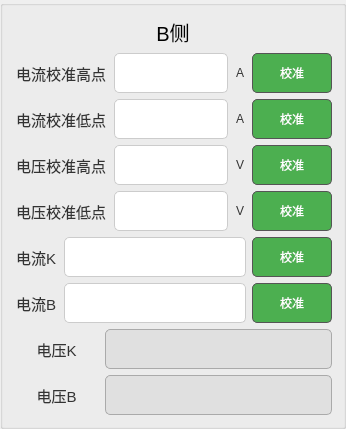
    <widget class="QGroupBox" name="groupBox_2">
     <property name="title">
      <string/>
     </property>
     <layout class="QVBoxLayout" name="verticalLayout_2">
      <item>
       <widget class="QLabel" name="label_2">
        <property name="font">
         <font>
          <pointsize>15</pointsize>
         </font>
        </property>
        <property name="text">
         <string>B侧</string>
        </property>
        <property name="alignment">
         <set>Qt::AlignCenter</set>
        </property>
       </widget>
      </item>
      <item>
       <layout class="QHBoxLayout" name="horizontalLayout_5">
        <item>
         <widget class="QLabel" name="label_11">
          <property name="minimumSize">
           <size>
            <width>0</width>
            <height>40</height>
           </size>
          </property>
          <property name="font">
           <font>
            <family>Microsoft YaHei UI</family>
            <pointsize>-1</pointsize>
           </font>
          </property>
          <property name="styleSheet">
           <string notr="true">/* QLabel 样式 */
QLabel {
    padding: 2px;
    font-size: 15px;
    color: #333;
}</string>
          </property>
          <property name="text">
           <string>电流校准高点</string>
          </property>
          <property name="alignment">
           <set>Qt::AlignCenter</set>
          </property>
         </widget>
        </item>
        <item>
         <widget class="QLineEdit" name="lineEdit_6">
          <property name="minimumSize">
           <size>
            <width>0</width>
            <height>40</height>
           </size>
          </property>
          <property name="styleSheet">
           <string notr="true">QLineEdit {
    padding: 3px;
    border: 1px solid #ccc;
    border-radius: 5px;
    background-color: white; /* 启用状态背景色为白色 */
    selection-background-color: darkgray;
}

QLineEdit:disabled {
    background-color: #e0e0e0; /* 禁用状态背景色为浅灰色 */
    border: 1px solid #aaa;    /* 禁用状态边框颜色 */
    color: #888;              /* 禁用状态字体颜色 */
}
</string>
          </property>
          <property name="text">
           <string/>
          </property>
          <property name="alignment">
           <set>Qt::AlignCenter</set>
          </property>
         </widget>
        </item>
        <item>
         <widget class="QLabel" name="label_12">
          <property name="minimumSize">
           <size>
            <width>0</width>
            <height>40</height>
           </size>
          </property>
          <property name="font">
           <font>
            <pointsize>-1</pointsize>
           </font>
          </property>
          <property name="styleSheet">
           <string notr="true">/* QLabel 样式 */
QLabel {
    padding: 2px;
    font-size: 12px;
    color: #333;
}</string>
          </property>
          <property name="text">
           <string>A</string>
          </property>
          <property name="alignment">
           <set>Qt::AlignCenter</set>
          </property>
         </widget>
        </item>
        <item>
         <widget class="QPushButton" name="pushButton_6">
          <property name="minimumSize">
           <size>
            <width>80</width>
            <height>40</height>
           </size>
          </property>
          <property name="styleSheet">
           <string notr="true">/* QPushButton 样式 */
QPushButton {
    padding: 5px 10px;
    border: 1px solid #555;
    border-radius: 5px;
    background-color: #4CAF50; /* 启用状态的背景色 */
    color: white; /* 启用状态的字体颜色 */
    transition: all 0.2s ease; /* 平滑过渡效果 */
}

/* 禁用状态 */
QPushButton:disabled {
    background-color: #ccc; /* 禁用状态的背景色 */
    border: 1px solid #aaa; /* 禁用状态的边框颜色 */
    color: #777; /* 禁用状态的字体颜色 */
}

/* 鼠标悬浮效果 */
QPushButton:hover {
    background-color: #45a049; /* 悬浮时背景色加深 */
    border-color: #4CAF50; /* 边框颜色更明显 */
}

/* 按钮按下效果 */
QPushButton:pressed {
    background-color: #388e3c; /* 按下时背景色更深 */
    border-color: #2e7d32; /* 按下时边框颜色变深 */
    transform: translateY(2px); /* 按下时按钮下移产生下陷效果 */
}
</string>
          </property>
          <property name="text">
           <string>校准</string>
          </property>
         </widget>
        </item>
       </layout>
      </item>
      <item>
       <layout class="QHBoxLayout" name="horizontalLayout_6">
        <item>
         <widget class="QLabel" name="label_13">
          <property name="minimumSize">
           <size>
            <width>0</width>
            <height>40</height>
           </size>
          </property>
          <property name="font">
           <font>
            <family>Microsoft YaHei UI</family>
            <pointsize>-1</pointsize>
           </font>
          </property>
          <property name="styleSheet">
           <string notr="true">/* QLabel 样式 */
QLabel {
    padding: 2px;
    font-size: 15px;
    color: #333;
}</string>
          </property>
          <property name="text">
           <string>电流校准低点</string>
          </property>
          <property name="alignment">
           <set>Qt::AlignCenter</set>
          </property>
         </widget>
        </item>
        <item>
         <widget class="QLineEdit" name="lineEdit_7">
          <property name="minimumSize">
           <size>
            <width>0</width>
            <height>40</height>
           </size>
          </property>
          <property name="styleSheet">
           <string notr="true">QLineEdit {
    padding: 3px;
    border: 1px solid #ccc;
    border-radius: 5px;
    background-color: white; /* 启用状态背景色为白色 */
    selection-background-color: darkgray;
}

QLineEdit:disabled {
    background-color: #e0e0e0; /* 禁用状态背景色为浅灰色 */
    border: 1px solid #aaa;    /* 禁用状态边框颜色 */
    color: #888;              /* 禁用状态字体颜色 */
}
</string>
          </property>
          <property name="text">
           <string/>
          </property>
          <property name="alignment">
           <set>Qt::AlignCenter</set>
          </property>
         </widget>
        </item>
        <item>
         <widget class="QLabel" name="label_14">
          <property name="minimumSize">
           <size>
            <width>0</width>
            <height>40</height>
           </size>
          </property>
          <property name="font">
           <font>
            <pointsize>-1</pointsize>
           </font>
          </property>
          <property name="styleSheet">
           <string notr="true">/* QLabel 样式 */
QLabel {
    padding: 2px;
    font-size: 12px;
    color: #333;
}</string>
          </property>
          <property name="text">
           <string>A</string>
          </property>
          <property name="alignment">
           <set>Qt::AlignCenter</set>
          </property>
         </widget>
        </item>
        <item>
         <widget class="QPushButton" name="pushButton_7">
          <property name="minimumSize">
           <size>
            <width>80</width>
            <height>40</height>
           </size>
          </property>
          <property name="styleSheet">
           <string notr="true">/* QPushButton 样式 */
QPushButton {
    padding: 5px 10px;
    border: 1px solid #555;
    border-radius: 5px;
    background-color: #4CAF50; /* 启用状态的背景色 */
    color: white; /* 启用状态的字体颜色 */
    transition: all 0.2s ease; /* 平滑过渡效果 */
}

/* 禁用状态 */
QPushButton:disabled {
    background-color: #ccc; /* 禁用状态的背景色 */
    border: 1px solid #aaa; /* 禁用状态的边框颜色 */
    color: #777; /* 禁用状态的字体颜色 */
}

/* 鼠标悬浮效果 */
QPushButton:hover {
    background-color: #45a049; /* 悬浮时背景色加深 */
    border-color: #4CAF50; /* 边框颜色更明显 */
}

/* 按钮按下效果 */
QPushButton:pressed {
    background-color: #388e3c; /* 按下时背景色更深 */
    border-color: #2e7d32; /* 按下时边框颜色变深 */
    transform: translateY(2px); /* 按下时按钮下移产生下陷效果 */
}
</string>
          </property>
          <property name="text">
           <string>校准</string>
          </property>
         </widget>
        </item>
       </layout>
      </item>
      <item>
       <layout class="QHBoxLayout" name="horizontalLayout_7">
        <item>
         <widget class="QLabel" name="label_15">
          <property name="minimumSize">
           <size>
            <width>0</width>
            <height>40</height>
           </size>
          </property>
          <property name="font">
           <font>
            <family>Microsoft YaHei UI</family>
            <pointsize>-1</pointsize>
           </font>
          </property>
          <property name="styleSheet">
           <string notr="true">/* QLabel 样式 */
QLabel {
    padding: 2px;
    font-size: 15px;
    color: #333;
}</string>
          </property>
          <property name="text">
           <string>电压校准高点</string>
          </property>
          <property name="alignment">
           <set>Qt::AlignCenter</set>
          </property>
         </widget>
        </item>
        <item>
         <widget class="QLineEdit" name="lineEdit_8">
          <property name="minimumSize">
           <size>
            <width>0</width>
            <height>40</height>
           </size>
          </property>
          <property name="styleSheet">
           <string notr="true">QLineEdit {
    padding: 3px;
    border: 1px solid #ccc;
    border-radius: 5px;
    background-color: white; /* 启用状态背景色为白色 */
    selection-background-color: darkgray;
}

QLineEdit:disabled {
    background-color: #e0e0e0; /* 禁用状态背景色为浅灰色 */
    border: 1px solid #aaa;    /* 禁用状态边框颜色 */
    color: #888;              /* 禁用状态字体颜色 */
}
</string>
          </property>
          <property name="text">
           <string/>
          </property>
          <property name="alignment">
           <set>Qt::AlignCenter</set>
          </property>
         </widget>
        </item>
        <item>
         <widget class="QLabel" name="label_16">
          <property name="minimumSize">
           <size>
            <width>0</width>
            <height>40</height>
           </size>
          </property>
          <property name="font">
           <font>
            <pointsize>-1</pointsize>
           </font>
          </property>
          <property name="styleSheet">
           <string notr="true">/* QLabel 样式 */
QLabel {
    padding: 2px;
    font-size: 12px;
    color: #333;
}</string>
          </property>
          <property name="text">
           <string>V</string>
          </property>
          <property name="alignment">
           <set>Qt::AlignCenter</set>
          </property>
         </widget>
        </item>
        <item>
         <widget class="QPushButton" name="pushButton_8">
          <property name="minimumSize">
           <size>
            <width>80</width>
            <height>40</height>
           </size>
          </property>
          <property name="styleSheet">
           <string notr="true">/* QPushButton 样式 */
QPushButton {
    padding: 5px 10px;
    border: 1px solid #555;
    border-radius: 5px;
    background-color: #4CAF50; /* 启用状态的背景色 */
    color: white; /* 启用状态的字体颜色 */
    transition: all 0.2s ease; /* 平滑过渡效果 */
}

/* 禁用状态 */
QPushButton:disabled {
    background-color: #ccc; /* 禁用状态的背景色 */
    border: 1px solid #aaa; /* 禁用状态的边框颜色 */
    color: #777; /* 禁用状态的字体颜色 */
}

/* 鼠标悬浮效果 */
QPushButton:hover {
    background-color: #45a049; /* 悬浮时背景色加深 */
    border-color: #4CAF50; /* 边框颜色更明显 */
}

/* 按钮按下效果 */
QPushButton:pressed {
    background-color: #388e3c; /* 按下时背景色更深 */
    border-color: #2e7d32; /* 按下时边框颜色变深 */
    transform: translateY(2px); /* 按下时按钮下移产生下陷效果 */
}
</string>
          </property>
          <property name="text">
           <string>校准</string>
          </property>
         </widget>
        </item>
       </layout>
      </item>
      <item>
       <layout class="QHBoxLayout" name="horizontalLayout_8">
        <item>
         <widget class="QLabel" name="label_17">
          <property name="minimumSize">
           <size>
            <width>0</width>
            <height>40</height>
           </size>
          </property>
          <property name="font">
           <font>
            <family>Microsoft YaHei UI</family>
            <pointsize>-1</pointsize>
           </font>
          </property>
          <property name="styleSheet">
           <string notr="true">/* QLabel 样式 */
QLabel {
    padding: 2px;
    font-size: 15px;
    color: #333;
}</string>
          </property>
          <property name="text">
           <string>电压校准低点</string>
          </property>
          <property name="alignment">
           <set>Qt::AlignCenter</set>
          </property>
         </widget>
        </item>
        <item>
         <widget class="QLineEdit" name="lineEdit_9">
          <property name="minimumSize">
           <size>
            <width>0</width>
            <height>40</height>
           </size>
          </property>
          <property name="styleSheet">
           <string notr="true">QLineEdit {
    padding: 3px;
    border: 1px solid #ccc;
    border-radius: 5px;
    background-color: white; /* 启用状态背景色为白色 */
    selection-background-color: darkgray;
}

QLineEdit:disabled {
    background-color: #e0e0e0; /* 禁用状态背景色为浅灰色 */
    border: 1px solid #aaa;    /* 禁用状态边框颜色 */
    color: #888;              /* 禁用状态字体颜色 */
}
</string>
          </property>
          <property name="text">
           <string/>
          </property>
          <property name="alignment">
           <set>Qt::AlignCenter</set>
          </property>
         </widget>
        </item>
        <item>
         <widget class="QLabel" name="label_18">
          <property name="minimumSize">
           <size>
            <width>0</width>
            <height>40</height>
           </size>
          </property>
          <property name="font">
           <font>
            <pointsize>-1</pointsize>
           </font>
          </property>
          <property name="styleSheet">
           <string notr="true">/* QLabel 样式 */
QLabel {
    padding: 2px;
    font-size: 12px;
    color: #333;
}</string>
          </property>
          <property name="text">
           <string>V</string>
          </property>
          <property name="alignment">
           <set>Qt::AlignCenter</set>
          </property>
         </widget>
        </item>
        <item>
         <widget class="QPushButton" name="pushButton_9">
          <property name="minimumSize">
           <size>
            <width>80</width>
            <height>40</height>
           </size>
          </property>
          <property name="styleSheet">
           <string notr="true">/* QPushButton 样式 */
QPushButton {
    padding: 5px 10px;
    border: 1px solid #555;
    border-radius: 5px;
    background-color: #4CAF50; /* 启用状态的背景色 */
    color: white; /* 启用状态的字体颜色 */
    transition: all 0.2s ease; /* 平滑过渡效果 */
}

/* 禁用状态 */
QPushButton:disabled {
    background-color: #ccc; /* 禁用状态的背景色 */
    border: 1px solid #aaa; /* 禁用状态的边框颜色 */
    color: #777; /* 禁用状态的字体颜色 */
}

/* 鼠标悬浮效果 */
QPushButton:hover {
    background-color: #45a049; /* 悬浮时背景色加深 */
    border-color: #4CAF50; /* 边框颜色更明显 */
}

/* 按钮按下效果 */
QPushButton:pressed {
    background-color: #388e3c; /* 按下时背景色更深 */
    border-color: #2e7d32; /* 按下时边框颜色变深 */
    transform: translateY(2px); /* 按下时按钮下移产生下陷效果 */
}
</string>
          </property>
          <property name="text">
           <string>校准</string>
          </property>
         </widget>
        </item>
       </layout>
      </item>
      <item>
       <layout class="QHBoxLayout" name="horizontalLayout_13">
        <item>
         <widget class="QLabel" name="label_23">
          <property name="minimumSize">
           <size>
            <width>0</width>
            <height>40</height>
           </size>
          </property>
          <property name="font">
           <font>
            <family>Microsoft YaHei UI</family>
            <pointsize>-1</pointsize>
           </font>
          </property>
          <property name="styleSheet">
           <string notr="true">/* QLabel 样式 */
QLabel {
    padding: 2px;
    font-size: 15px;
    color: #333;
}</string>
          </property>
          <property name="text">
           <string>电流K</string>
          </property>
          <property name="alignment">
           <set>Qt::AlignCenter</set>
          </property>
         </widget>
        </item>
        <item>
         <widget class="QLineEdit" name="l20">
          <property name="enabled">
           <bool>true</bool>
          </property>
          <property name="minimumSize">
           <size>
            <width>0</width>
            <height>40</height>
           </size>
          </property>
          <property name="styleSheet">
           <string notr="true">QLineEdit {
    padding: 3px;
    border: 1px solid #ccc;
    border-radius: 5px;
    background-color: white; /* 启用状态背景色为白色 */
    selection-background-color: darkgray;
}

QLineEdit:disabled {
    background-color: #e0e0e0; /* 禁用状态背景色为浅灰色 */
    border: 1px solid #aaa;    /* 禁用状态边框颜色 */
    color: #888;              /* 禁用状态字体颜色 */
}
</string>
          </property>
          <property name="text">
           <string/>
          </property>
          <property name="alignment">
           <set>Qt::AlignCenter</set>
          </property>
         </widget>
        </item>
        <item>
         <widget class="QPushButton" name="pushButton_12">
          <property name="minimumSize">
           <size>
            <width>80</width>
            <height>40</height>
           </size>
          </property>
          <property name="styleSheet">
           <string notr="true">/* QPushButton 样式 */
QPushButton {
    padding: 5px 10px;
    border: 1px solid #555;
    border-radius: 5px;
    background-color: #4CAF50; /* 启用状态的背景色 */
    color: white; /* 启用状态的字体颜色 */
    transition: all 0.2s ease; /* 平滑过渡效果 */
}

/* 禁用状态 */
QPushButton:disabled {
    background-color: #ccc; /* 禁用状态的背景色 */
    border: 1px solid #aaa; /* 禁用状态的边框颜色 */
    color: #777; /* 禁用状态的字体颜色 */
}

/* 鼠标悬浮效果 */
QPushButton:hover {
    background-color: #45a049; /* 悬浮时背景色加深 */
    border-color: #4CAF50; /* 边框颜色更明显 */
}

/* 按钮按下效果 */
QPushButton:pressed {
    background-color: #388e3c; /* 按下时背景色更深 */
    border-color: #2e7d32; /* 按下时边框颜色变深 */
    transform: translateY(2px); /* 按下时按钮下移产生下陷效果 */
}
</string>
          </property>
          <property name="text">
           <string>校准</string>
          </property>
         </widget>
        </item>
       </layout>
      </item>
      <item>
       <layout class="QHBoxLayout" name="horizontalLayout_14">
        <item>
         <widget class="QLabel" name="label_24">
          <property name="minimumSize">
           <size>
            <width>0</width>
            <height>40</height>
           </size>
          </property>
          <property name="font">
           <font>
            <family>Microsoft YaHei UI</family>
            <pointsize>-1</pointsize>
           </font>
          </property>
          <property name="styleSheet">
           <string notr="true">/* QLabel 样式 */
QLabel {
    padding: 2px;
    font-size: 15px;
    color: #333;
}</string>
          </property>
          <property name="text">
           <string>电流B</string>
          </property>
          <property name="alignment">
           <set>Qt::AlignCenter</set>
          </property>
         </widget>
        </item>
        <item>
         <widget class="QLineEdit" name="l19">
          <property name="enabled">
           <bool>true</bool>
          </property>
          <property name="minimumSize">
           <size>
            <width>0</width>
            <height>40</height>
           </size>
          </property>
          <property name="styleSheet">
           <string notr="true">QLineEdit {
    padding: 3px;
    border: 1px solid #ccc;
    border-radius: 5px;
    background-color: white; /* 启用状态背景色为白色 */
    selection-background-color: darkgray;
}

QLineEdit:disabled {
    background-color: #e0e0e0; /* 禁用状态背景色为浅灰色 */
    border: 1px solid #aaa;    /* 禁用状态边框颜色 */
    color: #888;              /* 禁用状态字体颜色 */
}
</string>
          </property>
          <property name="text">
           <string/>
          </property>
          <property name="alignment">
           <set>Qt::AlignCenter</set>
          </property>
         </widget>
        </item>
        <item>
         <widget class="QPushButton" name="pushButton_13">
          <property name="minimumSize">
           <size>
            <width>80</width>
            <height>40</height>
           </size>
          </property>
          <property name="styleSheet">
           <string notr="true">/* QPushButton 样式 */
QPushButton {
    padding: 5px 10px;
    border: 1px solid #555;
    border-radius: 5px;
    background-color: #4CAF50; /* 启用状态的背景色 */
    color: white; /* 启用状态的字体颜色 */
    transition: all 0.2s ease; /* 平滑过渡效果 */
}

/* 禁用状态 */
QPushButton:disabled {
    background-color: #ccc; /* 禁用状态的背景色 */
    border: 1px solid #aaa; /* 禁用状态的边框颜色 */
    color: #777; /* 禁用状态的字体颜色 */
}

/* 鼠标悬浮效果 */
QPushButton:hover {
    background-color: #45a049; /* 悬浮时背景色加深 */
    border-color: #4CAF50; /* 边框颜色更明显 */
}

/* 按钮按下效果 */
QPushButton:pressed {
    background-color: #388e3c; /* 按下时背景色更深 */
    border-color: #2e7d32; /* 按下时边框颜色变深 */
    transform: translateY(2px); /* 按下时按钮下移产生下陷效果 */
}
</string>
          </property>
          <property name="text">
           <string>校准</string>
          </property>
         </widget>
        </item>
       </layout>
      </item>
      <item>
       <layout class="QHBoxLayout" name="horizontalLayout_15" stretch="3,8">
        <item>
         <widget class="QLabel" name="label_25">
          <property name="minimumSize">
           <size>
            <width>0</width>
            <height>40</height>
           </size>
          </property>
          <property name="font">
           <font>
            <family>Microsoft YaHei UI</family>
            <pointsize>-1</pointsize>
           </font>
          </property>
          <property name="styleSheet">
           <string notr="true">/* QLabel 样式 */
QLabel {
    padding: 2px;
    font-size: 15px;
    color: #333;
}</string>
          </property>
          <property name="text">
           <string>电压K</string>
          </property>
          <property name="alignment">
           <set>Qt::AlignCenter</set>
          </property>
         </widget>
        </item>
        <item>
         <widget class="QLineEdit" name="l16">
          <property name="enabled">
           <bool>false</bool>
          </property>
          <property name="minimumSize">
           <size>
            <width>0</width>
            <height>40</height>
           </size>
          </property>
          <property name="styleSheet">
           <string notr="true">QLineEdit {
    padding: 3px;
    border: 1px solid #ccc;
    border-radius: 5px;
    background-color: white; /* 启用状态背景色为白色 */
    selection-background-color: darkgray;
}

QLineEdit:disabled {
    background-color: #e0e0e0; /* 禁用状态背景色为浅灰色 */
    border: 1px solid #aaa;    /* 禁用状态边框颜色 */
    color: #888;              /* 禁用状态字体颜色 */
}
</string>
          </property>
          <property name="text">
           <string/>
          </property>
          <property name="alignment">
           <set>Qt::AlignCenter</set>
          </property>
         </widget>
        </item>
       </layout>
      </item>
      <item>
       <layout class="QHBoxLayout" name="horizontalLayout_16" stretch="3,8">
        <item>
         <widget class="QLabel" name="label_26">
          <property name="minimumSize">
           <size>
            <width>0</width>
            <height>40</height>
           </size>
          </property>
          <property name="font">
           <font>
            <family>Microsoft YaHei UI</family>
            <pointsize>-1</pointsize>
           </font>
          </property>
          <property name="styleSheet">
           <string notr="true">/* QLabel 样式 */
QLabel {
    padding: 2px;
    font-size: 15px;
    color: #333;
}</string>
          </property>
          <property name="text">
           <string>电压B</string>
          </property>
          <property name="alignment">
           <set>Qt::AlignCenter</set>
          </property>
         </widget>
        </item>
        <item>
         <widget class="QLineEdit" name="l15">
          <property name="enabled">
           <bool>false</bool>
          </property>
          <property name="minimumSize">
           <size>
            <width>0</width>
            <height>40</height>
           </size>
          </property>
          <property name="styleSheet">
           <string notr="true">QLineEdit {
    padding: 3px;
    border: 1px solid #ccc;
    border-radius: 5px;
    background-color: white; /* 启用状态背景色为白色 */
    selection-background-color: darkgray;
}

QLineEdit:disabled {
    background-color: #e0e0e0; /* 禁用状态背景色为浅灰色 */
    border: 1px solid #aaa;    /* 禁用状态边框颜色 */
    color: #888;              /* 禁用状态字体颜色 */
}
</string>
          </property>
          <property name="text">
           <string/>
          </property>
          <property name="alignment">
           <set>Qt::AlignCenter</set>
          </property>
         </widget>
        </item>
       </layout>
      </item>
     </layout>
    </widget>
